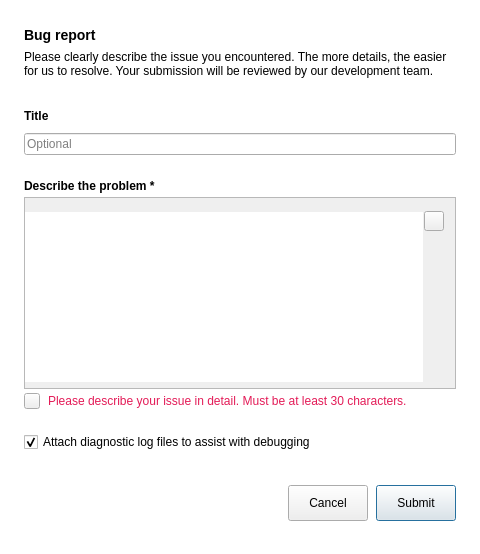
<?xml version="1.0" encoding="UTF-8"?>
<ui version="4.0">
 <class>BugReportDialog</class>
 <widget class="QDialog" name="BugReportDialog">
  <property name="geometry">
   <rect>
    <x>0</x>
    <y>0</y>
    <width>480</width>
    <height>554</height>
   </rect>
  </property>
  <property name="minimumSize">
   <size>
    <width>0</width>
    <height>0</height>
   </size>
  </property>
  <property name="maximumSize">
   <size>
    <width>16777215</width>
    <height>16777215</height>
   </size>
  </property>
  <property name="windowTitle">
   <string>Bug report</string>
  </property>
  <property name="styleSheet">
   <string notr="true">#BugReportDialog
{
background-color: #FFFFFF; /*colorToken.page-background*/
}

#lTitle, #lDescribeBug, #lDescTitle
{
font-weight: 600;
}

#lDescTitle
{
font-size: 14px;
}

#lDescriptionError
{
color: #E31B57;  /*colorToken.support-error*/
}

#teDescribeBug
{
padding-top: 14px;
padding-bottom: 6px;
padding-right: 32px;
}


</string>
  </property>
  <layout class="QVBoxLayout" name="verticalLayout_4">
   <property name="spacing">
    <number>24</number>
   </property>
   <property name="leftMargin">
    <number>24</number>
   </property>
   <property name="topMargin">
    <number>24</number>
   </property>
   <property name="rightMargin">
    <number>24</number>
   </property>
   <property name="bottomMargin">
    <number>24</number>
   </property>
   <item>
    <widget class="QWidget" name="wHeaderBug" native="true">
     <layout class="QVBoxLayout" name="verticalLayout_3">
      <property name="spacing">
       <number>4</number>
      </property>
      <property name="leftMargin">
       <number>0</number>
      </property>
      <property name="topMargin">
       <number>0</number>
      </property>
      <property name="rightMargin">
       <number>0</number>
      </property>
      <property name="bottomMargin">
       <number>0</number>
      </property>
      <item>
       <widget class="QLabel" name="lDescTitle">
        <property name="text">
         <string>Bug report</string>
        </property>
       </widget>
      </item>
      <item>
       <widget class="QLabel" name="lDescInfoBug">
        <property name="styleSheet">
         <string notr="true"/>
        </property>
        <property name="text">
         <string>Please clearly describe the issue you encountered. The more details, the easier for us to resolve. Your submission will be reviewed by our development team.</string>
        </property>
        <property name="wordWrap">
         <bool>true</bool>
        </property>
       </widget>
      </item>
     </layout>
    </widget>
   </item>
   <item>
    <widget class="QWidget" name="wTitleBug" native="true">
     <layout class="QVBoxLayout" name="verticalLayout_2">
      <property name="spacing">
       <number>4</number>
      </property>
      <property name="leftMargin">
       <number>0</number>
      </property>
      <property name="topMargin">
       <number>0</number>
      </property>
      <property name="rightMargin">
       <number>0</number>
      </property>
      <property name="bottomMargin">
       <number>0</number>
      </property>
      <item>
       <widget class="QLabel" name="lTitle">
        <property name="styleSheet">
         <string notr="true"/>
        </property>
        <property name="text">
         <string>Title</string>
        </property>
       </widget>
      </item>
      <item>
       <widget class="QLineEdit" name="leTitleBug">
        <property name="inputMask">
         <string/>
        </property>
        <property name="text">
         <string/>
        </property>
        <property name="maxLength">
         <number>150</number>
        </property>
        <property name="placeholderText">
         <string>Optional</string>
        </property>
        <property name="type" stdset="0">
         <string notr="true">mega</string>
        </property>
       </widget>
      </item>
     </layout>
    </widget>
   </item>
   <item>
    <widget class="QWidget" name="wDescribeBug" native="true">
     <layout class="QVBoxLayout" name="verticalLayout">
      <property name="spacing">
       <number>4</number>
      </property>
      <property name="leftMargin">
       <number>0</number>
      </property>
      <property name="topMargin">
       <number>0</number>
      </property>
      <property name="rightMargin">
       <number>0</number>
      </property>
      <property name="bottomMargin">
       <number>0</number>
      </property>
      <item>
       <widget class="QLabel" name="lDescribeBug">
        <property name="styleSheet">
         <string notr="true"/>
        </property>
        <property name="text">
         <string>Describe the problem *</string>
        </property>
       </widget>
      </item>
      <item alignment="Qt::AlignTop">
       <widget class="QWidget" name="wDescribeBugEditor" native="true">
        <layout class="QGridLayout" name="gridLayout">
         <property name="leftMargin">
          <number>0</number>
         </property>
         <property name="topMargin">
          <number>0</number>
         </property>
         <property name="rightMargin">
          <number>0</number>
         </property>
         <property name="bottomMargin">
          <number>0</number>
         </property>
         <property name="spacing">
          <number>0</number>
         </property>
         <item row="0" column="0">
          <widget class="QTextEdit" name="teDescribeBug">
           <property name="cursor" stdset="0">
            <cursorShape>IBeamCursor</cursorShape>
           </property>
           <property name="type" stdset="0">
            <string notr="true">mega</string>
           </property>
          </widget>
         </item>
         <item row="0" column="0" alignment="Qt::AlignRight|Qt::AlignTop">
          <widget class="QWidget" name="wClearDescriptionOverlay" native="true">
           <layout class="QVBoxLayout" name="verticalLayout_5">
            <property name="spacing">
             <number>0</number>
            </property>
            <property name="leftMargin">
             <number>0</number>
            </property>
            <property name="topMargin">
             <number>14</number>
            </property>
            <property name="rightMargin">
             <number>12</number>
            </property>
            <property name="bottomMargin">
             <number>0</number>
            </property>
            <item>
             <layout class="QHBoxLayout" name="horizontalLayout_4">
              <property name="spacing">
               <number>0</number>
              </property>
              <property name="leftMargin">
               <number>0</number>
              </property>
              <property name="topMargin">
               <number>0</number>
              </property>
              <property name="rightMargin">
               <number>0</number>
              </property>
              <property name="bottomMargin">
               <number>0</number>
              </property>
              <item>
               <widget class="TokenizableToolButton" name="bClearDescription">
                <property name="enabled">
                 <bool>true</bool>
                </property>
                <property name="minimumSize">
                 <size>
                  <width>20</width>
                  <height>20</height>
                 </size>
                </property>
                <property name="maximumSize">
                 <size>
                  <width>20</width>
                  <height>20</height>
                 </size>
                </property>
                <property name="cursor">
                 <cursorShape>PointingHandCursor</cursorShape>
                </property>
                <property name="layoutDirection">
                 <enum>Qt::LeftToRight</enum>
                </property>
                <property name="text">
                 <string notr="true"/>
                </property>
                <property name="icon">
                 <iconset resource="../Resources_common.qrc">
                  <normaloff>:/cross_small_thin_outline</normaloff>:/cross_small_thin_outline</iconset>
                </property>
                <property name="type" stdset="0">
                 <string notr="true">ghost</string>
                </property>
               </widget>
              </item>
             </layout>
            </item>
           </layout>
          </widget>
         </item>
        </layout>
       </widget>
      </item>
      <item>
       <widget class="QWidget" name="wDescriptionError" native="true">
        <layout class="QHBoxLayout" name="horizontalLayout_3">
         <property name="spacing">
          <number>8</number>
         </property>
         <property name="leftMargin">
          <number>0</number>
         </property>
         <property name="topMargin">
          <number>0</number>
         </property>
         <property name="rightMargin">
          <number>0</number>
         </property>
         <property name="bottomMargin">
          <number>0</number>
         </property>
         <item>
          <widget class="IconLabel" name="toolButton">
           <property name="minimumSize">
            <size>
             <width>16</width>
             <height>16</height>
            </size>
           </property>
           <property name="maximumSize">
            <size>
             <width>16</width>
             <height>16</height>
            </size>
           </property>
           <property name="text">
            <string notr="true"/>
           </property>
           <property name="icon">
            <iconset resource="../Resources_light.qrc">
             <normaloff>:/alert-triangle.svg</normaloff>:/alert-triangle.svg</iconset>
           </property>
           <property name="normal_off" stdset="0">
            <string notr="true">text-error</string>
           </property>
          </widget>
         </item>
         <item>
          <widget class="QLabel" name="lDescriptionError">
           <property name="visible">
            <bool>true</bool>
           </property>
           <property name="text">
            <string>Please describe your issue in detail. Must be at least 30 characters.</string>
           </property>
           <property name="wordWrap">
            <bool>true</bool>
           </property>
          </widget>
         </item>
        </layout>
       </widget>
      </item>
      <item>
       <widget class="QWidget" name="wCheckBox" native="true">
        <layout class="QHBoxLayout" name="horizontalLayout_2">
         <property name="spacing">
          <number>5</number>
         </property>
         <property name="leftMargin">
          <number>0</number>
         </property>
         <property name="topMargin">
          <number>19</number>
         </property>
         <property name="rightMargin">
          <number>0</number>
         </property>
         <property name="bottomMargin">
          <number>0</number>
         </property>
         <item>
          <widget class="QCheckBox" name="cbAttachLogs">
           <property name="cursor">
            <cursorShape>PointingHandCursor</cursorShape>
           </property>
           <property name="text">
            <string>Attach diagnostic log files to assist with debugging</string>
           </property>
           <property name="checked">
            <bool>true</bool>
           </property>
           <property name="type" stdset="0">
            <string notr="true">mega</string>
           </property>
          </widget>
         </item>
        </layout>
       </widget>
      </item>
     </layout>
    </widget>
   </item>
   <item>
    <widget class="QWidget" name="wButtons" native="true">
     <layout class="QHBoxLayout" name="horizontalLayout">
      <property name="spacing">
       <number>8</number>
      </property>
      <property name="leftMargin">
       <number>0</number>
      </property>
      <property name="topMargin">
       <number>0</number>
      </property>
      <property name="rightMargin">
       <number>0</number>
      </property>
      <property name="bottomMargin">
       <number>0</number>
      </property>
      <item>
       <spacer name="horizontalSpacer">
        <property name="orientation">
         <enum>Qt::Horizontal</enum>
        </property>
        <property name="sizeHint" stdset="0">
         <size>
          <width>219</width>
          <height>20</height>
         </size>
        </property>
       </spacer>
      </item>
      <item>
       <widget class="QPushButton" name="bCancel">
        <property name="sizePolicy">
         <sizepolicy hsizetype="Preferred" vsizetype="Fixed">
          <horstretch>0</horstretch>
          <verstretch>0</verstretch>
         </sizepolicy>
        </property>
        <property name="minimumSize">
         <size>
          <width>0</width>
          <height>36</height>
         </size>
        </property>
        <property name="maximumSize">
         <size>
          <width>16777215</width>
          <height>36</height>
         </size>
        </property>
        <property name="cursor">
         <cursorShape>PointingHandCursor</cursorShape>
        </property>
        <property name="text">
         <string>Cancel</string>
        </property>
        <property name="type" stdset="0">
         <string notr="true">outline</string>
        </property>
        <property name="dimension" stdset="0">
         <string notr="true">medium</string>
        </property>
       </widget>
      </item>
      <item>
       <widget class="QPushButton" name="bSubmit">
        <property name="sizePolicy">
         <sizepolicy hsizetype="Minimum" vsizetype="Fixed">
          <horstretch>0</horstretch>
          <verstretch>0</verstretch>
         </sizepolicy>
        </property>
        <property name="minimumSize">
         <size>
          <width>0</width>
          <height>36</height>
         </size>
        </property>
        <property name="maximumSize">
         <size>
          <width>16777215</width>
          <height>36</height>
         </size>
        </property>
        <property name="cursor">
         <cursorShape>PointingHandCursor</cursorShape>
        </property>
        <property name="text">
         <string>Submit</string>
        </property>
        <property name="default">
         <bool>true</bool>
        </property>
        <property name="type" stdset="0">
         <string notr="true">primary</string>
        </property>
        <property name="dimension" stdset="0">
         <string notr="true">medium</string>
        </property>
       </widget>
      </item>
     </layout>
    </widget>
   </item>
  </layout>
 </widget>
 <customwidgets>
  <customwidget>
   <class>IconLabel</class>
   <extends>QToolButton</extends>
   <header>TokenizableItems/IconLabel.h</header>
  </customwidget>
  <customwidget>
   <class>TokenizableToolButton</class>
   <extends>QToolButton</extends>
   <header>TokenizableItems/TokenizableButtons.h</header>
  </customwidget>
 </customwidgets>
 <resources>
  <include location="../Resources_common.qrc"/>
  <include location="../Resources_light.qrc"/>
 </resources>
 <connections/>
</ui>
